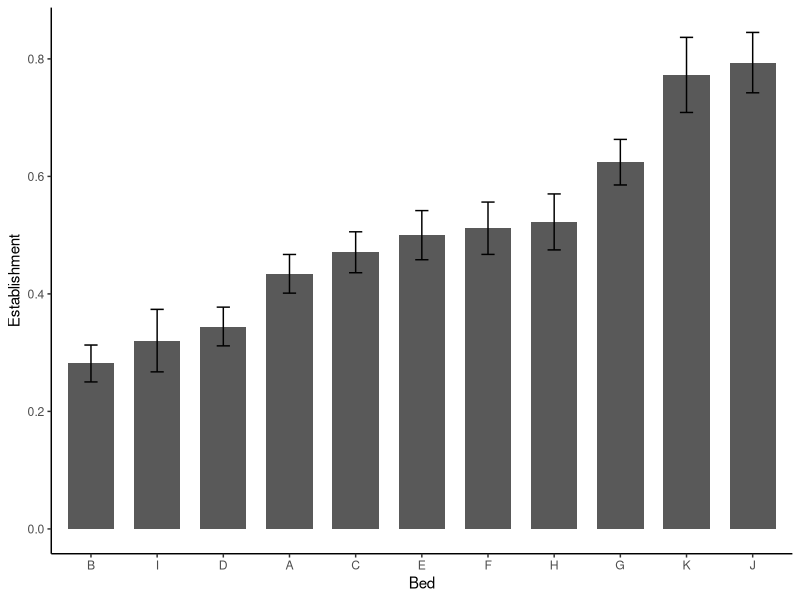
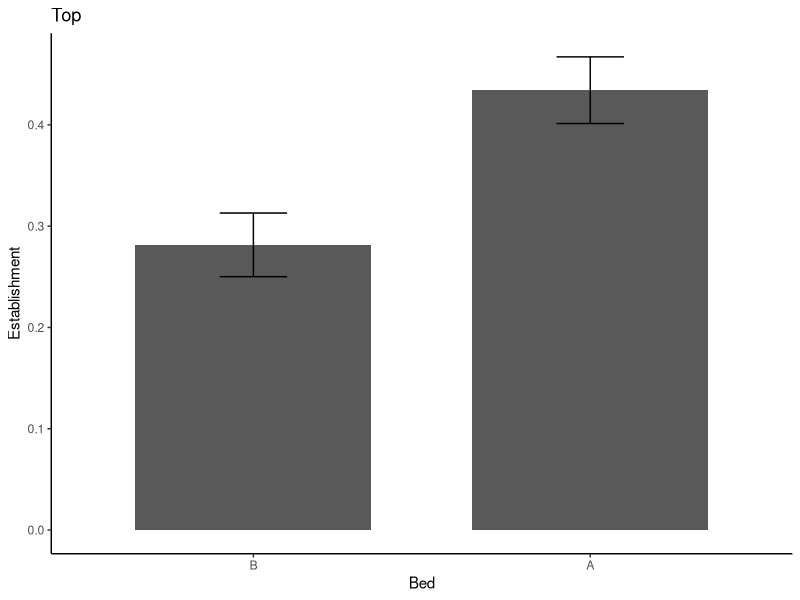

These figures' R source, in order:
## ---- chunk 1
knitr::opts_chunk$set(echo = TRUE)
## ---- chunk 2
library(tidyverse) #for easy data manipulations 
library(corrplot) #plotting correlations and getting the significance of correlations 

sem <- function(x, na.rm=FALSE) {           #for calculating standard error
  sd(x,na.rm=na.rm)/sqrt(length(na.omit(x)))
} 
## ---- chunk 3
dummy_dates <- tibble(Date=c("10/16/25", "8/16/25", "7/4/25")) #make a data frame with some dates
dummy_dates #these dates are "characters" according to R right now 

dummy_dates %>% 
  mutate(Date_2=mdy(Date)) #convert those dates to the date format - we used mdy here because our dates are in the month/day/year format 
## ---- chunk 4
wl2_establishment <- read_csv("../input/WL2_Establishment.csv") #data for survival 3 weeks post-transplant in 2023 at WL2
head(wl2_establishment) #look at first few rows 

wl2_est_summary <- wl2_establishment %>% 
  group_by(bed) %>% #summarize by bed 
  summarise(meanSurv=mean(Establishment, na.rm=TRUE), #calculate the mean of establishment
            semSurv=sem(Establishment, na.rm=TRUE))  #calculate the standard error of establishment using the function at the top of this script ("sem")
wl2_est_summary

wl2_est_summary %>% 
  ggplot(aes(x=fct_reorder(bed, meanSurv), y=meanSurv)) + #fct_reorder just reorders the beds on the x axis according to their mean establishment 
  geom_col(width = 0.7,position = position_dodge(0.75)) + #make a bar plot 
  geom_errorbar(aes(ymin=meanSurv-semSurv, ymax=meanSurv+semSurv), #add error bars 
                width=.2, position = position_dodge(0.75)) + #give the error bars some properties to match the bars
  theme_classic() + 
  labs(x="Bed", y="Establishment") #label the x and y axis 


## make the same plot as above but filter first
wl2_est_summary %>% 
  filter(bed=="A" | bed=="B") %>% #only keep beds A and B, you could do position == "Top" for example 
  ggplot(aes(x=fct_reorder(bed, meanSurv), y=meanSurv)) +
  geom_col(width = 0.7,position = position_dodge(0.75)) + 
  geom_errorbar(aes(ymin=meanSurv-semSurv,ymax=meanSurv+semSurv),width=.2, position = 
                  position_dodge(0.75)) + 
  theme_classic() +
  labs(x="Bed", y="Establishment", title="Top") #add a title to indicate what position you filtered by 
## ---- chunk 5
wl2_cors <- wl2_establishment %>% 
  select(GrwSsn_GD_Recent, GrwSsn_GD_Historical) #make a dataframe with just the columns you want to correlate

cor.norm = cor(wl2_cors) #test correlations among the traits
cor.norm
cor.sig <- cor.mtest(wl2_cors, method = "pearson") #getting the p-values for correlations 
cor.sig
## ---- chunk 6
test_metdata <- tibble(Date=c("10/16/25", "8/16/25", "7/4/25"), #tibble allows you to make new data frames 
                    MetStation_moisture=c(0, 0, 0.2))
test_metdata

test_TDRdata <- tibble(Date=c("10/16/25", "8/16/25", "7/4/25", "10/16/25", "8/16/25", "7/4/25"),
                       Bed = c("A", "A","A", "B", "B", "B"),
                       Pos = c("Top","Top","Top","Top","Top","Top"),
                       TDR = c(0, 0, 0.2, 0, 0, 0.2))
test_TDRdata

merge_test <- left_join(test_TDRdata, test_metdata) %>% #merge the metstation and TDR data, by using left_join and having the TDR listed first, it will duplicate the metstation data to line up with the TDR data according to the Date column 
  mutate(Moisture_dif = MetStation_moisture-TDR) #calcualte the difference between each of the TDR measurements and the MetStation soil moisture 
merge_test
